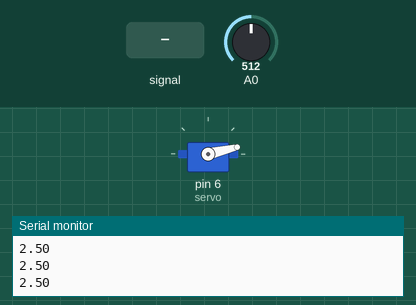
This sketch was run on a simulated Arduino Uno, built with avr-gcc and run on an emulated ATmega328P. Parts: servo, the last lines printed to the serial monitor. Inputs (shaded band) come from the test bench; at power-on: A0 = 512.

Above: at 1.2 s.
1.3 s: A0 fed a 2 Hz sine of ±306 counts around its level
At 1.88 s:
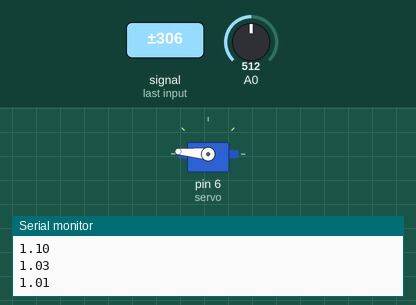
4.3 s: A0 set to 306
At 4.8 s:
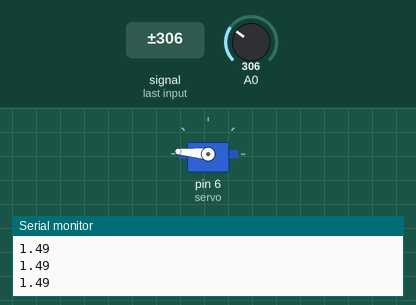
5.8 s: A0 set to 318
7.3 s: A0 set to 341
At 8.5 s:
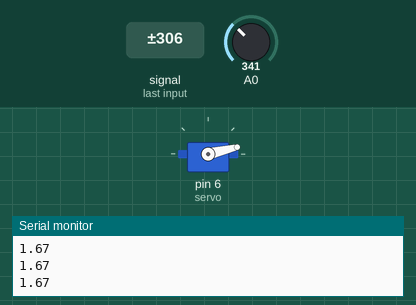
8.8 s: A0 set to 122
At 9.4 s:
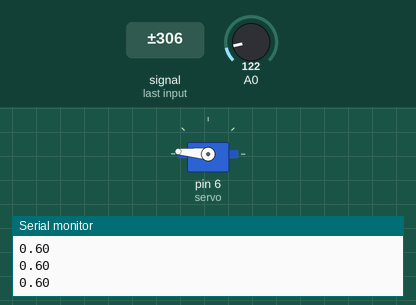
Timing chart, 0 to 11.3 s (numbered marks = the images above; inputs shaded):
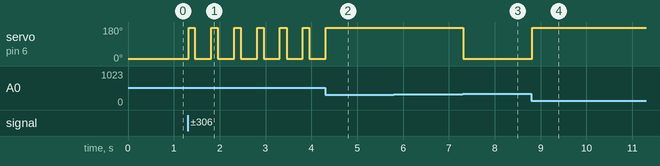

Measured:
- the behaviour switches between 327 and 328 on A0 (found by bisection; images 2 and 3)
- after the input at 1.3 s, servo on pin 6 (servo): alternates 175° for 0.15 s and 13° for 0.36 s, starting at once
- after the input at 4.3 s, servo on pin 6 (servo): goes on until 4.3 s, then stays 175°
- after the input at 7.3 s, servo on pin 6 (servo): 175° → 13° at once
- after the input at 8.8 s, servo on pin 6 (servo): 13° → 175° at once

The sketch:

container.ino
```cpp
#include <Servo.h>

Servo servo;
float val;
float buff[100]={0};
void setup() {
  pinMode(0,INPUT);
  Serial.begin(57600);
  servo.attach(6);
}

void loop() {
  float sum = 0;
  for(int i=0;i<100;i++){
    buff[i] = analogRead(0)*0.0048828125;
    sum += buff[i];
  }
  val = sum/100;

  if(val>1.6){
    servo.write(13);
  }
  else servo.write(175);
  // put your main code here, to run repeatedly:
  Serial.println(val);

}
```
